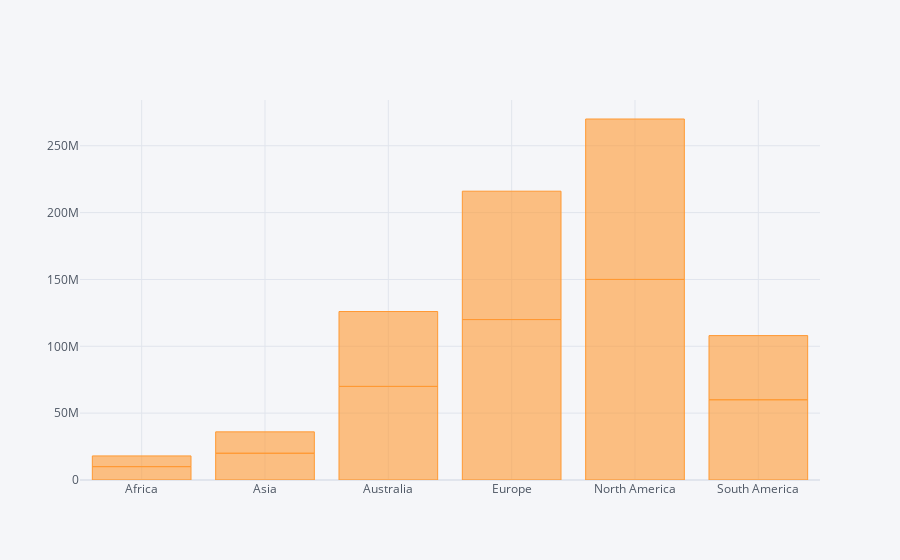

Notebook code cell kept with this figure:
### Code cell
df.iplot(kind='bar',x='Region',y='Revenue')

### Figure 1 — Plotly figure (JSON) as saved in the notebook; plotly's stock layout.template omitted (floating-point values rounded to 4 significant figures)
{"data": [{"marker": {"color": "rgba(255, 153, 51, 0.6)", "line": {"color": "rgba(255, 153, 51, 1.0)", "width": 1}}, "name": "Revenue", "orientation": "v", "text": "", "type": "bar", "x": ["Africa", "Asia", "Australia", "Europe", "North America", "South America", "Africa", "Asia", "Australia", "Europe", "North America", "South America"], "y": [10000000, 20000000, 70000000, 120000000, 150000000, 60000000, 8000000, 16000000, 56000000, 96000000, 120000000, 48000000]}], "layout": {"legend": {"bgcolor": "#F5F6F9", "font": {"color": "#4D5663"}}, "paper_bgcolor": "#F5F6F9", "plot_bgcolor": "#F5F6F9", "title": {"font": {"color": "#4D5663"}}, "xaxis": {"gridcolor": "#E1E5ED", "showgrid": true, "tickfont": {"color": "#4D5663"}, "title": {"font": {"color": "#4D5663"}, "text": ""}, "zerolinecolor": "#E1E5ED"}, "yaxis": {"gridcolor": "#E1E5ED", "showgrid": true, "tickfont": {"color": "#4D5663"}, "title": {"font": {"color": "#4D5663"}, "text": ""}, "zerolinecolor": "#E1E5ED"}}}
